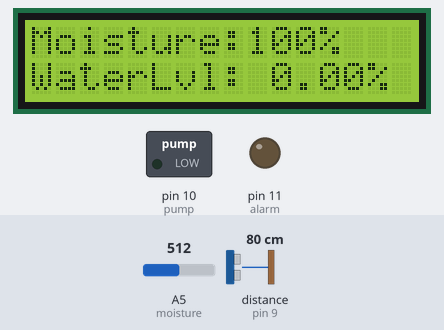
The sketch below on a simulated Arduino Uno, built with avr-gcc and run on an emulated ATmega328P. Parts: 16×2 character LCD, switched loads named in the sketch (green lamp = pin HIGH), output pins drawn as LEDs (lit = HIGH). Wiring (inferred from the names in the program): ultrasonic range finder: trigger pin 8; echo pin 9. Inputs (shaded band) come from the test bench; at power-on: distance to the obstacle (sensor on pin 9) 80 cm, A5 (moisture) = 512. The echo pulse lasts 58.3 µs per cm; pins used as bus, display or sensor lines are not drawn; what the sketch prints to the serial monitor is not drawn.

Above: at 1.6 s.
1.7 s: distance to the obstacle (sensor on pin 9) set to 9 cm
At 6.0 s:
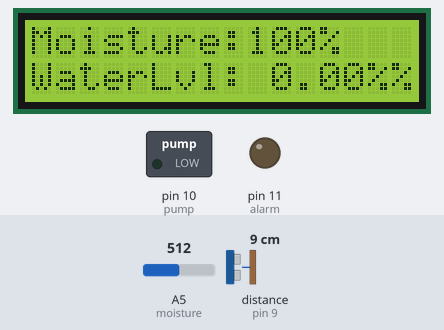
6.3 s: A5 (moisture) set to 14
At 8.5 s:
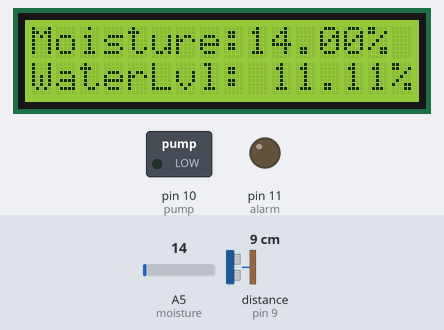
9.0 s: A5 (moisture) set to 11
At 12.2 s:
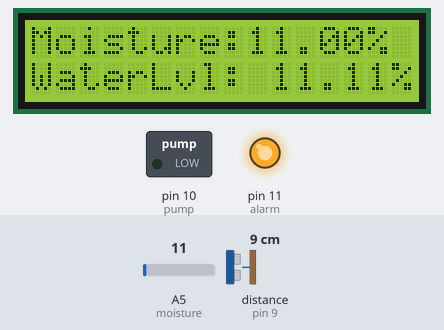
12.8 s: A5 (moisture) set to 0
At 15.6 s:
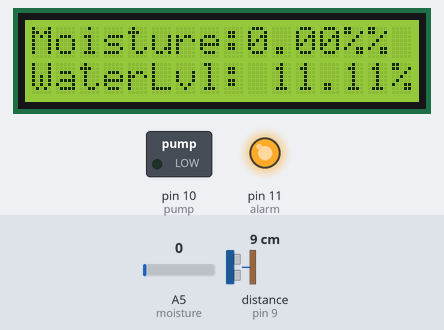
16.4 s: distance to the obstacle (sensor on pin 9) set to 18 cm
At 18.3 s:
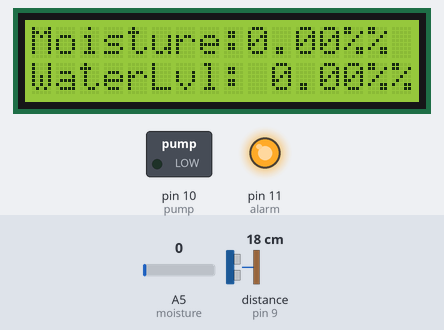
19.1 s: A5 (moisture) set to 50
At 22.0 s:
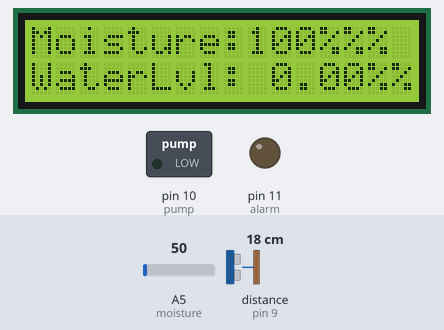
Timing chart, 0 to 23.5 s (numbered marks = the images above; inputs shaded):
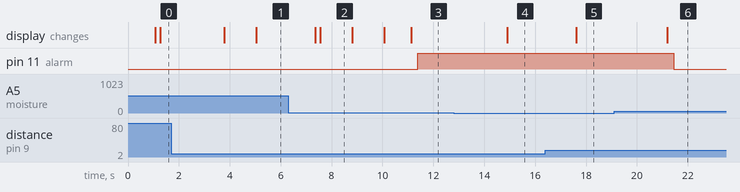

Measured:
- the behaviour switches between 13 and 12 on A5 (moisture) (found by bisection; images 2 and 3)
- after the input at 1.7 s, the display: first changes after 2.1 s (image 1 shows a later state)
- after the input at 6.3 s, the display: first changes after 1.1 s (image 2 shows a later state)
- after the input at 9.0 s, pin 11 (alarm): LOW → HIGH after 2.4 s; the display: first differs from a run without the input after 2.1 s (image 3)
- after the input at 12.8 s, the display: changes after 2.1 s (image 4)
- after the input at 16.4 s, the display: changes after 1.2 s (image 5)
- after the input at 19.1 s, pin 11 (alarm): HIGH → LOW after 2.3 s; the display: changes after 2.1 s (image 6)

The sketch:

smart_watering_system_with_human_interface.ino
```cpp
#include <LiquidCrystal.h>

int rs = 2;
int en = 3;
int d0 = 4;
int d1 = 5;
int d2 = 6;
int d3 = 7;
int trig = 8;
int echo = 9;
int duration;
int height;
int moisture = A5;
float moisture_percent;
float moisture_value;
float tank_radius = 5.25 * 5.25;
int pump = 10;
float pie = 3.142;
float empty_volume;
float remain_volume;
float tank_percent;
int alarm = 11;
int dt = 200;
int udt = 10;

LiquidCrystal lcd (rs, en, d0, d1, d2, d3);

void setup() {
  // put your setup code here, to run once:


  pinMode(trig, OUTPUT);
  pinMode(echo, INPUT);
  pinMode(pump, OUTPUT);
  pinMode(alarm, OUTPUT);
  pinMode(moisture, INPUT);
  lcd.begin(16, 2);
  Serial.begin(9600);
}

void loop() {

  digitalWrite(trig, LOW);
  delayMicroseconds(udt);

  digitalWrite(trig, HIGH);
  delayMicroseconds(udt);
  digitalWrite(trig, LOW);

  duration = pulseIn(echo, HIGH);

  height = 0.0343 * (duration / 2);

  moisture_value = analogRead(moisture);
  Serial.print("moisture value is: ");
  Serial.println(moisture_value);
  delay(1000);
  moisture_percent = (moisture_value/30.) * 100.;

  empty_volume = pie * tank_radius * height;
//
//  Serial.print("empty volume is: ");
//  Serial.println(empty_volume);

  remain_volume = 779.41 - empty_volume;

  tank_percent = (remain_volume / 779.41) * 100.;
//  Serial.print("water level is: ");
//  Serial.println(remain_volume);
//  delay(1000);


  if (tank_percent <= 0){

      tank_percent = 0;

    }

  lcd.setCursor(0,0);
  lcd.print("Moisture: ");

  lcd.setCursor(0,1);
  lcd.print("WaterLvl: ");

  if (moisture_percent >= 100){

    lcd.setCursor(9, 0);
    lcd.print(100);
    lcd.print("%");
//    Serial.println(moisture_value);
    delay(dt);
  }

  else{

    lcd.setCursor(9, 0);
    lcd.print(moisture_value);
    lcd.print("%");
    delay(dt);

    }

  lcd.setCursor(10, 1);
  lcd.print(tank_percent);
  lcd.print("%");
  delay(50);


  if (moisture_percent <= 40){

      if (tank_percent >= 50){

        digitalWrite(pump, HIGH);
        digitalWrite(alarm, LOW);

    }

    else{

      digitalWrite(alarm, HIGH);
      digitalWrite(pump, LOW);

      }
    }

    else{

        digitalWrite(alarm, LOW);
        digitalWrite(pump, LOW);

      }
}
```
